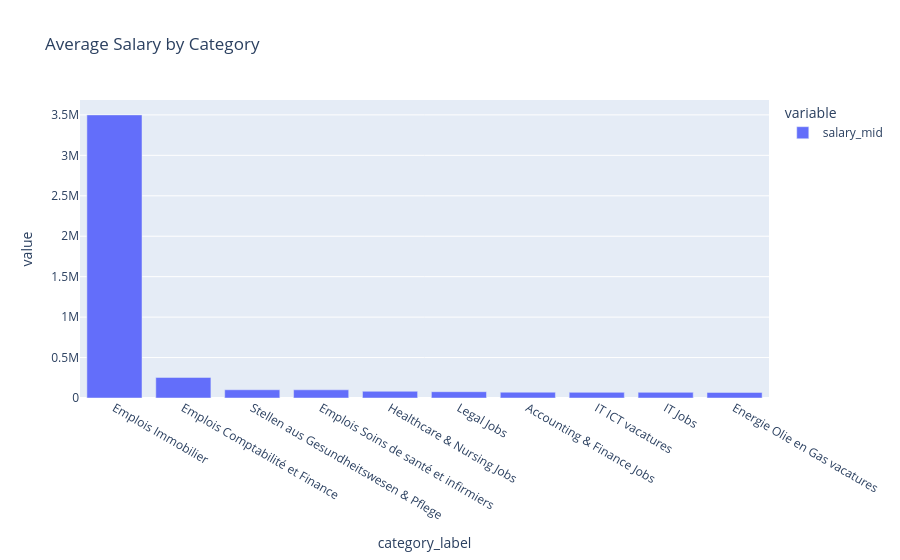

Source (notebook cell):
### Markdown cell above
## Salary Distribution

Most salaries cluster around £30,000-£50,000, with a long tail of high-paying positions.

### Code cell
avg_salary_by_category = salary_data.groupby('category_label')['salary_mid'].mean().sort_values(ascending=False).head(10)
fig = px.bar(avg_salary_by_category, title='Average Salary by Category')
fig.show()

### Figure 1 — Plotly figure (JSON) as saved in the notebook; plotly's stock layout.template omitted (floating-point values rounded to 4 significant figures)
{"data": [{"hovertemplate": "variable=salary_mid<br>category_label=%{x}<br>value=%{y}<extra></extra>", "legendgroup": "salary_mid", "marker": {"color": "#636efa", "pattern": {"shape": ""}}, "name": "salary_mid", "orientation": "v", "showlegend": true, "textposition": "auto", "type": "bar", "x": ["Emplois Immobilier", "Emplois Comptabilité et Finance", "Stellen aus Gesundheitswesen & Pflege", "Emplois Soins de santé et infirmiers", "Healthcare & Nursing Jobs", "Legal Jobs", "Accounting & Finance Jobs", "IT ICT vacatures", "IT Jobs", "Energie Olie en Gas vacatures"], "xaxis": "x", "y": [3500000.0, 254500.0, 101800.0, 101200.0, 82960.0, 78010.0, 71880.0, 69570.0, 69560.0, 69000.0], "yaxis": "y"}], "layout": {"barmode": "relative", "legend": {"title": {"text": "variable"}, "tracegroupgap": 0}, "title": {"text": "Average Salary by Category"}, "xaxis": {"anchor": "y", "domain": [0, 1], "title": {"text": "category_label"}}, "yaxis": {"anchor": "x", "domain": [0, 1], "title": {"text": "value"}}}}
